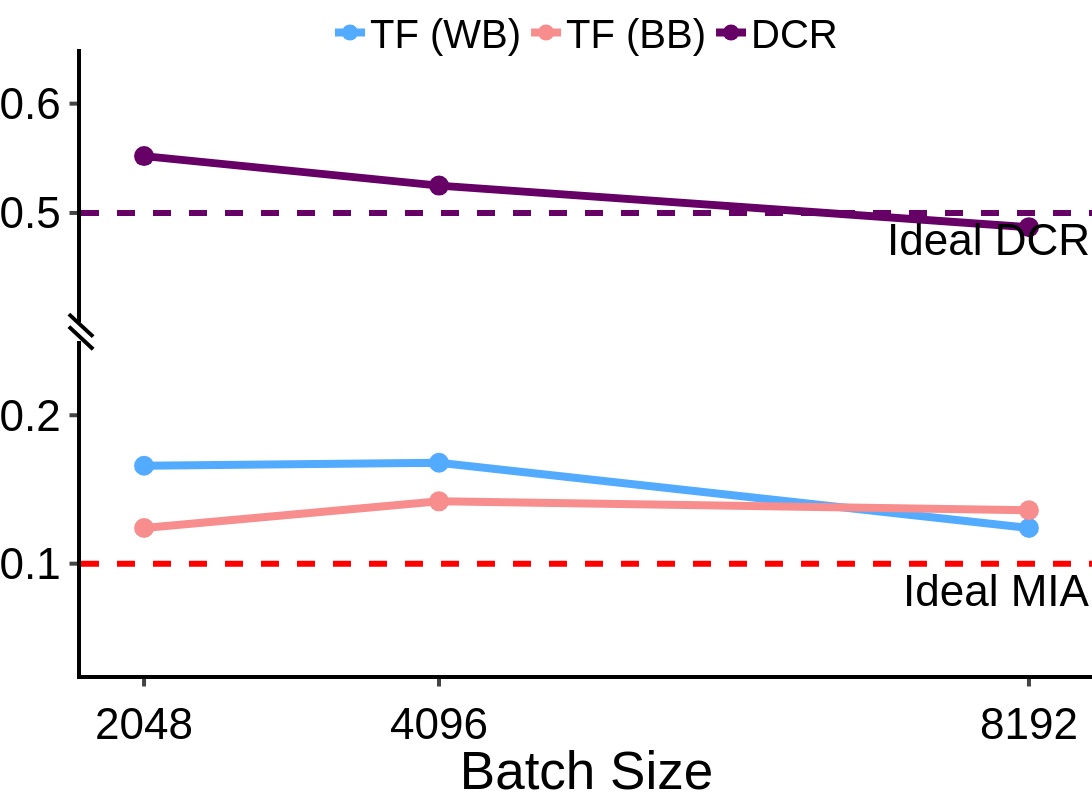

Source (notebook cell):
### Code cell
from plotly.subplots import make_subplots

df = {"Batch Size": batch_size, "TF (WB)": batch_size_wb, "TF (BB)": batch_size_bb, "DCR": batch_size_dcr}
y_cols = ["TF (WB)", "TF (BB)", "DCR"]
colors = {"TF (WB)": "#53abff", "TF (BB)": "#f78d8d", "DCR": "#660066"}

fig = make_subplots(
    rows=2,
    cols=1,
    shared_xaxes=True,
    vertical_spacing=0.03,
    row_heights=[0.45, 0.55],
)

for col in y_cols:
    for row, showlegend in ((1, True), (2, False)):
        fig.add_trace(
            go.Scatter(
                x=df["Batch Size"],
                y=df[col],
                mode="lines+markers",
                name=col,
                legendgroup=col,
                showlegend=showlegend,
                line=dict(width=8, color=colors[col]),
                marker=dict(size=20, color=colors[col]),
            ),
            row=row,
            col=1,
        )

fig.add_hline(y=0.5, line_dash="dash", line_color="#660066", annotation_text="Ideal DCR", annotation_position="bottom right", line_width=6, row=1, col=1)
fig.add_hline(y=0.1, line_dash="dash", line_color="red", annotation_text="Ideal MIA", annotation_position="bottom right", line_width=6, row=2, col=1)

fig.update_yaxes(range=[0.4, 0.65], row=1, col=1)
fig.update_yaxes(range=[0.025, 0.25], row=2, col=1)
fig.update_xaxes(
    tickmode="array",
    tickvals=[2048, 4096, 8192],
    ticks="outside",
    tickwidth=4,
    ticklen=7.5,
    linewidth=4,
    linecolor="black",
    tickangle=0,
    title_font_family="Helvetica",
    tickfont_family="Helvetica",
    tickfont_size=FONT_SIZE,
)
fig.update_xaxes(
    showticklabels=False,
    title=None,
    ticks="",
    showline=False,
    mirror=False,
    row=1,
    col=1,
)
fig.update_xaxes(showticklabels=True, title="Batch Size", row=2, col=1)
fig.update_yaxes(
    ticks="outside",
    tickwidth=4,
    ticklen=7.5,
    linewidth=4,
    linecolor="black",
    tickangle=0,
    title_font_family="Helvetica",
    tickfont_family="Helvetica",
    tickfont_size=FONT_SIZE,
)

customize_figure_layout(fig)
fig.update_layout(yaxis_title=None, yaxis2_title=None)
fig.update_yaxes(tickmode="array", tickvals=[0.5, 0.6], dtick=None, row=1, col=1)
fig.update_yaxes(tickmode="array", tickvals=[0.1, 0.2], dtick=None, row=2, col=1)

break_y = 0.5485
dx, dy = 0.012, 0.018
for y_offset in (-0.01, 0.01):
    fig.add_shape(
        type="line",
        xref="paper",
        yref="paper",
        x0=-dx,
        x1=dx,
        y0=break_y + y_offset + dy,
        y1=break_y + y_offset - dy,
        line=dict(color="black", width=4),
        layer="above",
    )

save_and_display_figure(fig, "berka_tf_dcr_batch_size", plots_dir)

### Figure 1 — Plotly figure (JSON) as saved in the notebook; plotly's stock layout.template omitted (floating-point values rounded to 4 significant figures)
{"data": [{"legendgroup": "TF (WB)", "line": {"color": "#53abff", "width": 8}, "marker": {"color": "#53abff", "size": 20}, "mode": "lines+markers", "name": "TF (WB)", "showlegend": true, "type": "scatter", "x": [2048, 4096, 8192], "xaxis": "x", "y": [0.166, 0.168, 0.124], "yaxis": "y"}, {"legendgroup": "TF (WB)", "line": {"color": "#53abff", "width": 8}, "marker": {"color": "#53abff", "size": 20}, "mode": "lines+markers", "name": "TF (WB)", "showlegend": false, "type": "scatter", "x": [2048, 4096, 8192], "xaxis": "x2", "y": [0.166, 0.168, 0.124], "yaxis": "y2"}, {"legendgroup": "TF (BB)", "line": {"color": "#f78d8d", "width": 8}, "marker": {"color": "#f78d8d", "size": 20}, "mode": "lines+markers", "name": "TF (BB)", "showlegend": true, "type": "scatter", "x": [2048, 4096, 8192], "xaxis": "x", "y": [0.124, 0.142, 0.136], "yaxis": "y"}, {"legendgroup": "TF (BB)", "line": {"color": "#f78d8d", "width": 8}, "marker": {"color": "#f78d8d", "size": 20}, "mode": "lines+markers", "name": "TF (BB)", "showlegend": false, "type": "scatter", "x": [2048, 4096, 8192], "xaxis": "x2", "y": [0.124, 0.142, 0.136], "yaxis": "y2"}, {"legendgroup": "DCR", "line": {"color": "#660066", "width": 8}, "marker": {"color": "#660066", "size": 20}, "mode": "lines+markers", "name": "DCR", "showlegend": true, "type": "scatter", "x": [2048, 4096, 8192], "xaxis": "x", "y": [0.552, 0.525, 0.487], "yaxis": "y"}, {"legendgroup": "DCR", "line": {"color": "#660066", "width": 8}, "marker": {"color": "#660066", "size": 20}, "mode": "lines+markers", "name": "DCR", "showlegend": false, "type": "scatter", "x": [2048, 4096, 8192], "xaxis": "x2", "y": [0.552, 0.525, 0.487], "yaxis": "y2"}], "layout": {"annotations": [{"showarrow": false, "text": "Ideal DCR", "x": 1, "xanchor": "right", "xref": "x domain", "y": 0.5, "yanchor": "top", "yref": "y"}, {"showarrow": false, "text": "Ideal MIA", "x": 1, "xanchor": "right", "xref": "x2 domain", "y": 0.1, "yanchor": "top", "yref": "y2"}], "font": {"color": "black", "family": "Helvetica", "size": 44}, "height": 800, "legend": {"font": {"size": 40}, "orientation": "h", "title": {"font": {"family": "Helvetica"}, "text": ""}, "valign": "top", "x": 0.5, "xanchor": "center", "y": 0.975, "yanchor": "bottom"}, "margin": {"b": 0, "l": 0, "pad": 0, "r": 0, "t": 40}, "plot_bgcolor": "white", "shapes": [{"line": {"color": "#660066", "dash": "dash", "width": 6}, "type": "line", "x0": 0, "x1": 1, "xref": "x domain", "y0": 0.5, "y1": 0.5, "yref": "y"}, {"line": {"color": "red", "dash": "dash", "width": 6}, "type": "line", "x0": 0, "x1": 1, "xref": "x2 domain", "y0": 0.1, "y1": 0.1, "yref": "y2"}, {"layer": "above", "line": {"color": "black", "width": 4}, "type": "line", "x0": -0.012, "x1": 0.012, "xref": "paper", "y0": 0.5565, "y1": 0.5205, "yref": "paper"}, {"layer": "above", "line": {"color": "black", "width": 4}, "type": "line", "x0": -0.012, "x1": 0.012, "xref": "paper", "y0": 0.5765, "y1": 0.5405, "yref": "paper"}], "title": {"font": {"family": "Helvetica"}, "x": 0.5, "y": 0.99}, "width": 1200, "xaxis": {"anchor": "y", "automargin": true, "domain": [0, 1], "linecolor": "black", "linewidth": 4, "matches": "x2", "mirror": false, "showline": false, "showticklabels": false, "tickangle": 0, "tickfont": {"family": "Helvetica", "size": 44}, "ticklen": 7.5, "tickmode": "array", "ticks": "", "tickvals": [2048, 4096, 8192], "tickwidth": 4, "title": {}}, "xaxis2": {"anchor": "y2", "automargin": true, "domain": [0, 1], "linecolor": "black", "linewidth": 4, "showticklabels": true, "tickangle": 0, "tickfont": {"family": "Helvetica", "size": 44}, "ticklen": 7.5, "tickmode": "array", "ticks": "outside", "tickvals": [2048, 4096, 8192], "tickwidth": 4, "title": {"text": "Batch Size"}}, "yaxis": {"anchor": "x", "automargin": true, "domain": [0.5635, 1], "linecolor": "black", "linewidth": 4, "range": [0.4, 0.65], "tickangle": 0, "tickfont": {"family": "Helvetica", "size": 44}, "ticklen": 7.5, "tickmode": "array", "ticks": "outside", "tickvals": [0.5, 0.6], "tickwidth": 4, "title": {}}, "yaxis2": {"anchor": "x2", "automargin": true, "domain": [0, 0.5335], "linecolor": "black", "linewidth": 4, "range": [0.025, 0.25], "tickangle": 0, "tickfont": {"family": "Helvetica", "size": 44}, "ticklen": 7.5, "tickmode": "array", "ticks": "outside", "tickvals": [0.1, 0.2], "tickwidth": 4, "title": {}}}}
